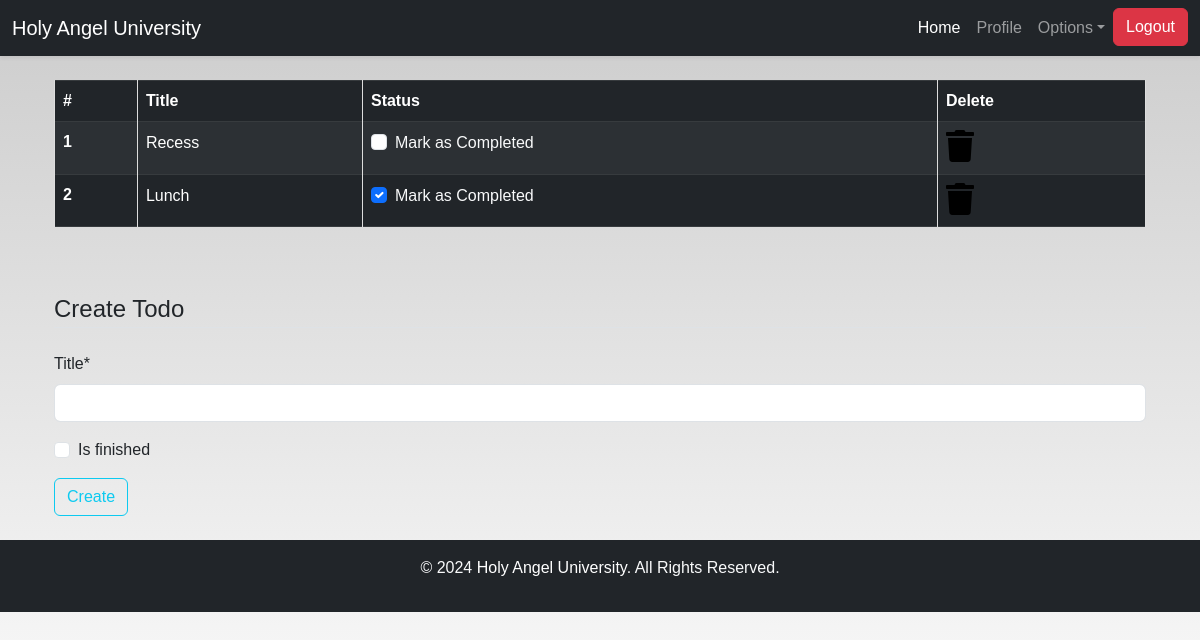
/todo (signed in), run on an earlier commit of the app's database.
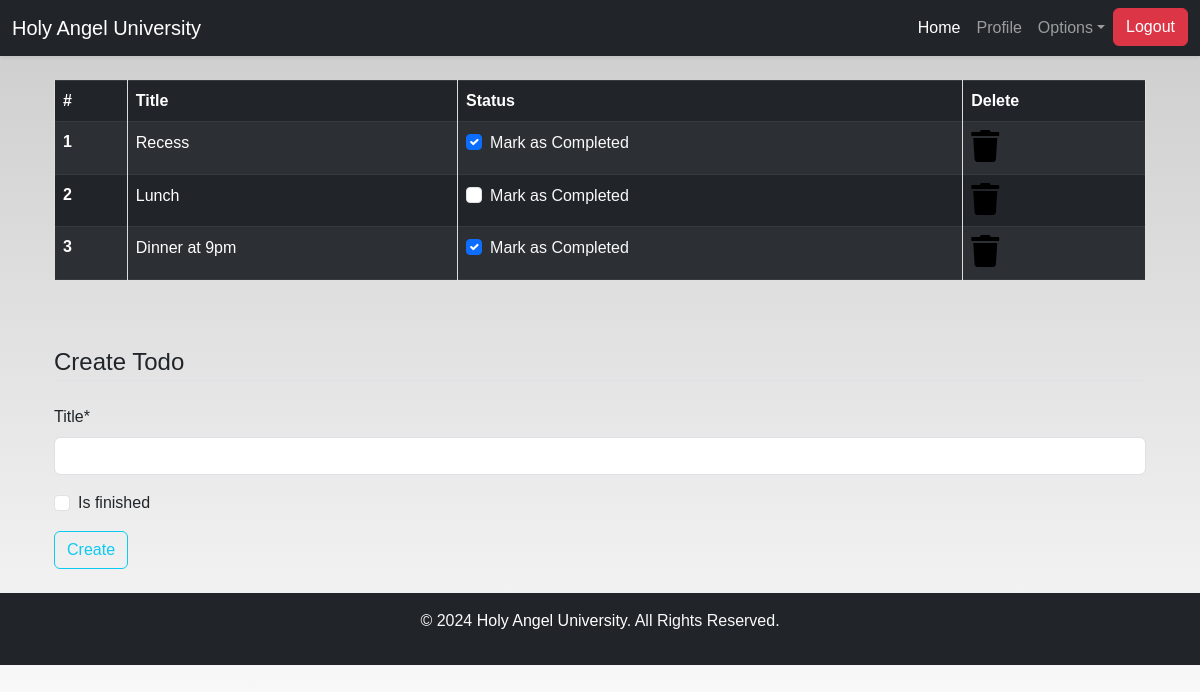
And on a later commit of the database.
### dashboard/models.py (models this page shows, shortened)
class Todo(models.Model):
    user = models.ForeignKey(User, on_delete=models.CASCADE)
    title = models.CharField(max_length=100)
    is_finished = models.BooleanField(default=False)

### dashboard/views.py (the view)
# urls.py: path('todo', views.todo, name='todo'),
def todo(request):
    if request.method == "POST":
        form = TodoForm(request.POST)
        if form.is_valid():
            todo_instance = Todo(
                user=request.user,
                **form.cleaned_data
            )
            todo_instance.save()
            messages.success(request, f"{request.user.username}, your todo has been saved.")
            return redirect("todo")  # Redirect after successful save
    else:
        form = TodoForm()
    todo_list = Todo.objects.filter(user=request.user)
    context = {
        'form': form,
        'todos': todo_list,
        'todos_done': not todo_list.exists()
    }
    return render(request, "dashboard/todo.html", context)

### dashboard/forms.py
class TodoForm(forms.ModelForm):
    class Meta:
        model = Todo
        fields = ['title', 'is_finished']

### dashboard/templates/dashboard/todo.html (shortened to what this page needs)
{% extends 'dashboard/base.html' %}
{% load static %}
{% load crispy_forms_tags %}
{% block content %}
<div class="container">
{% if not todos_done %}
    <table class="table table-striped table-bordered table-hover table-dark">
        <thead>
            <tr>
                <th scope="col">#</th>
                <th scope="col">Title</th>
                <th scope="col">Status</th>
                <th scope="col">Delete</th>
            </tr>
        </thead>
        <tbody>
        {% for todo in todos %}
            <tr>
                <th scope="row">{{ forloop.counter }}</th>
                <td>{{ todo.title }}</td>
                <td>
                    <a href="{% url 'update-todo' todo.id %}">
                        <div class="form-check">
                            {% if todo.is_finished == True %}
                            <input class="form-check-input" type="checkbox" value="" checked>
                            {% else %}
                            <input class="form-check-input" type="checkbox" value="">
                            {% endif %}
                            <label class="form-check-label text-light" for="flexCheckDefault">
                                Mark as Completed
                            </label>
                        </div>
                    </a>
                </td>
                <td><a href="{% url 'delete-todo' todo.id %}"><i class="fa fa-trash fa-2x"></i></a></td>
            </tr>
        {% endfor %}
        </tbody>
    </table>
    {% else %}
    <h4>All tasks have been done!! create to add more</h4>
{% endif %}
</div><br><br>
<div class="container">
    <form method="POST">
        <fieldset class="form-group">
            <legend class="border-bottom mb-4">Create Todo</legend>
            {{ form | crispy }}
        </fieldset>
        <div class="form-group">
            <button href="" class="btn btn-outline-info" type="submit">
                Create
            </button>
        </div>
    </form>
</div>
{% endblock content %}

What changed in the data, as far as the page shows it:
changed Todo "Recess": value "☐" → "☑"
changed Todo "Lunch": value "☑" → "☐"
added Todo: title "Dinner at 9pm"
